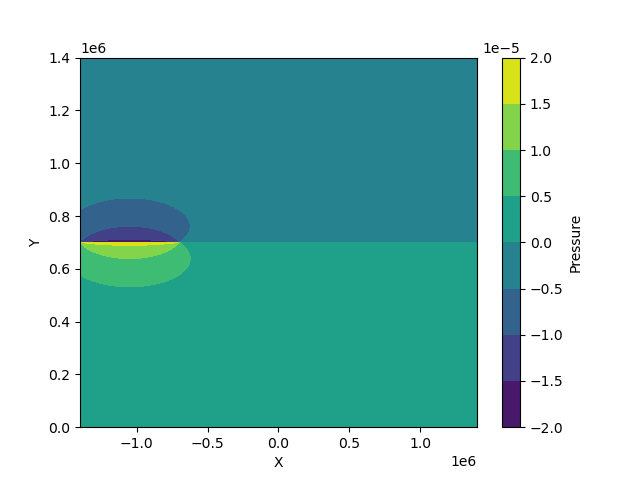

Source code (Python):
import numpy as np
import time, sys, os
from scipy.linalg import solve
import time
from numba import jit

T1=time.time()

# Toroidal flow -Tao

# set-up basic parameters
up_mantle_thick = 660e3 # km--> m
litho_thick = 100e3 # km--> m
lam = up_mantle_thick - litho_thick # Hele-shaw flow channel thickness -- sublithosphere thickness
Vt = 0  # cm/yr
Vm = 0  # cm/yr 
Vr = 3. # cm/yr
cmyr_to_ms = 1. / (365.25 * 24 * 60 * 60)  # Conversion factor from cm/yr to m/s
Vt, Vm, Vr = Vt * cmyr_to_ms, Vm * cmyr_to_ms, Vr * cmyr_to_ms
viscosity = 1.e20  # N*s / m2
a = 500e3 # km--> m  half-width of slab

# set-up grids along the slab 
xi = 0
yi = np.linspace(0, a,  int(a/1e3)+1, endpoint=True)

# set-up grids for whole domain
x = np.linspace(-4*a, 4*a, int(8*a/1000)+1)
y = np.linspace(0, 4*a, int(8*a/1000)+1)      
print("x-shape",x.shape,"y-shape", y.shape)

# solve matrix equation [B][A]=[C]
matrix_C = np.zeros_like(yi)
matrix_C[:] = (Vr - ( Vt + Vm )/2 )  * 12 * viscosity / (lam **2)
matrix_C = matrix_C.reshape(-1,1)
print(matrix_C.shape, matrix_C)

matrix_B = np.zeros((len(yi), len(yi)))
for i in range(len(yi)):
    for j in range(len(yi)):
        matrix_B[i, j] =   - ((yi[i] - yi[j])**2) / (yi[i] - yi[j])**2
print(matrix_B, matrix_B.shape)
matrix_B = np.nan_to_num(matrix_B)

matrix_A = solve(matrix_B,matrix_C)
print(matrix_A.shape,matrix_A)

array_A = matrix_A.reshape(len(matrix_A[:,0]))  # transform from list to array, to avoid format warning from python

# calculate the Pressure
Pressure = np.zeros((len(x), len(y)))

print(Pressure.shape,Pressure)

@jit(nopython=True)
def calculate_pressure(x, y, yi, array_A,xi):
    Pressure = np.zeros((len(x), len(y)))
    for p in range(len(x)):
        for q in range(len(y)):
            for i in range(len(yi)):
                denominator = (x[p] - xi) ** 2 + (y[q] - yi[i]) ** 2
                if denominator != 0:
                    Pressure[p, q] += array_A[i] * (x[p] - xi) / ((x[p] - xi) ** 2 + (y[q] - yi[i]) ** 2)
    return Pressure

Pressure = calculate_pressure(x, y, yi, array_A,xi)
print(Pressure.shape,Pressure)

T2=time.time()
print(T2-T1)


# plot the pressure field
import matplotlib.pyplot as plt
from mpl_toolkits.mplot3d import Axes3D

fig = plt.figure()
ax = fig.add_subplot(111, projection='3d')
X, Y = np.meshgrid(x, y)
plt.figure()
plt.contourf(X, Y, Pressure, cmap='viridis')
plt.xlabel('X')
plt.ylabel('Y')
plt.colorbar(label='Pressure')
plt.show()
print(Pressure)
